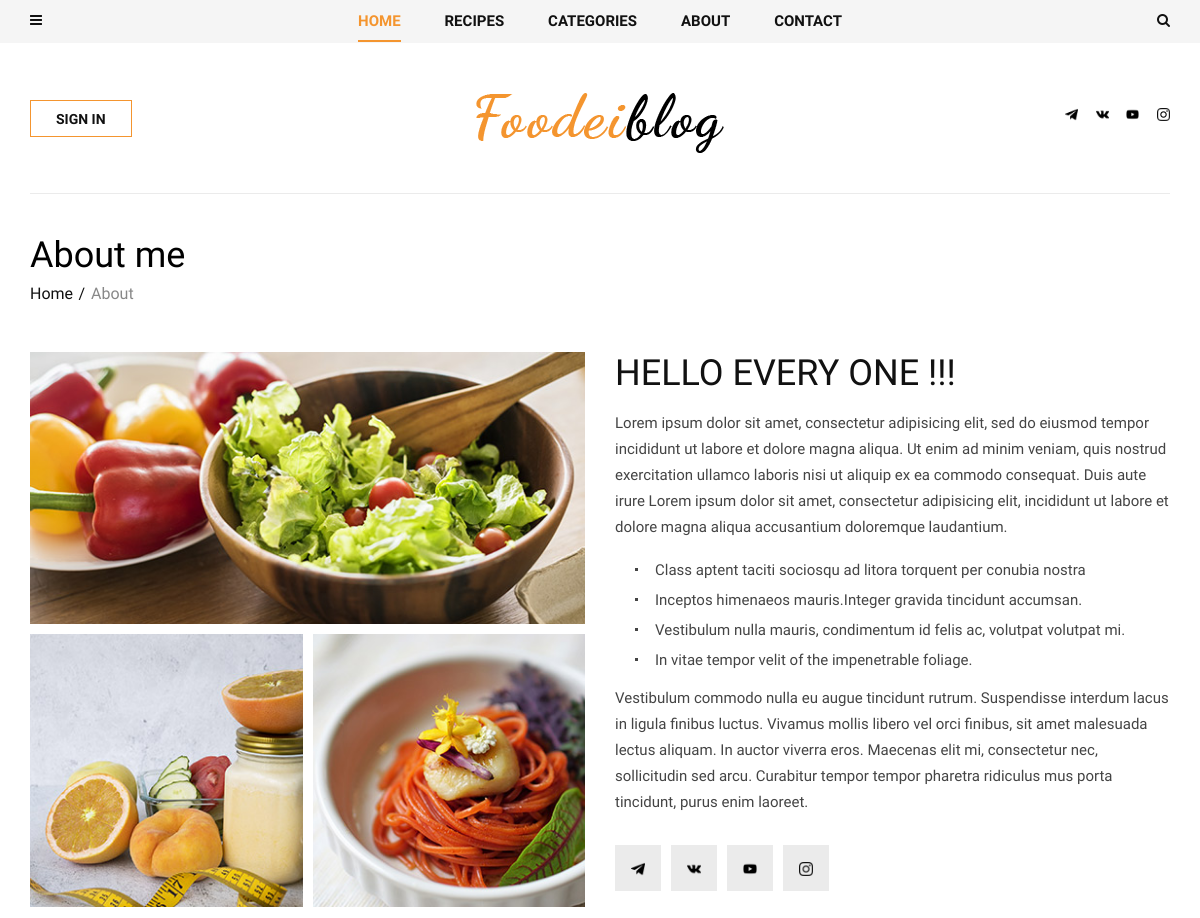
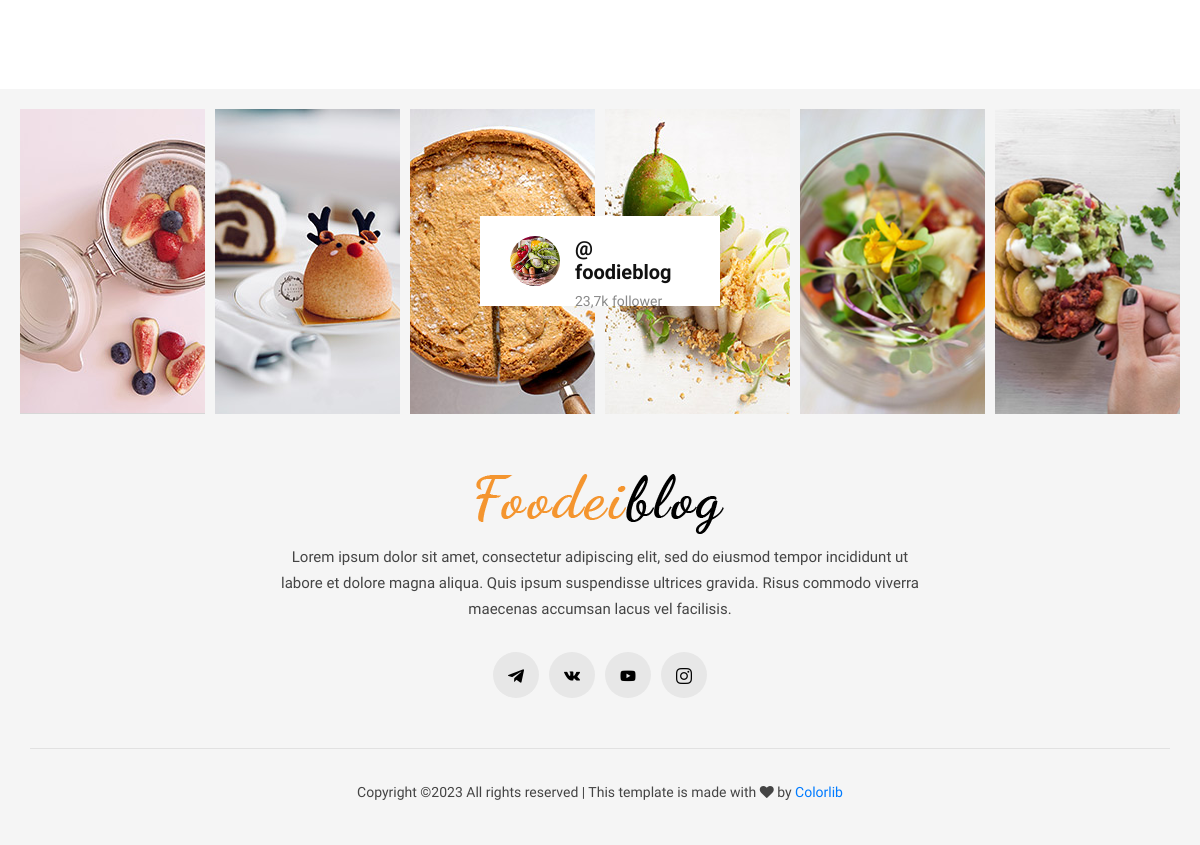
The page /about/ on the database its author committed (2 pictures, top to bottom).
### contact/models.py (models this page shows, shortened)
class Social(models.Model):
    icon = models.FileField(upload_to='icons/')
    link = models.URLField()
    alt = models.CharField(max_length=100, null=True, blank=True)

class About(models.Model):
    name = models.CharField(max_length=50, default='')
    profile_picture = models.ImageField(upload_to='about/author_profile', default='user-default.png')
    title = models.CharField(max_length=200)
    text = RichTextField()
    mini_text = RichTextField()
    max_text = RichTextField(default='')

class ImageAbout(models.Model):
    image = models.ImageField(upload_to='about/')
    page = models.ForeignKey(About, on_delete=models.CASCADE, related_name='about_images')
    alt = models.CharField(max_length=100, null=True, blank=True)

### contact/views.py (the view)
# urls.py: path('about/', views.AboutView.as_view(), name='about') # страница о нас
class AboutView(View):
    def get(self, request):
        about = About.objects.last() # что бы выводилась одна последняя запись
        context = {
            'about': about,
        }
        return render(request, 'contact/about.html', context)

### blog/models.py (called while the page is built)
    def get_absolute_url(self):
        return reverse('post_single', kwargs={'slug': self.category.slug, 'post_slug': self.slug})

### blog/templatetags/menu_tags.py (called while the page is built)
def get_all_categories():
    return Category.objects.annotate(Count('post'))

@register.inclusion_tag('blog/include/tags/top_menu.html')
def get_categories():
    category = get_all_categories()
    return {'list_category': category}

@register.inclusion_tag('blog/include/tags/recipes_tag.html')
def get_last_posts():
    posts = Post.objects.select_related('category').order_by('-id')[:20]
    return {'list_last_post': posts}

### contact/templatetags/social_tags.py (called while the page is built)
@register.simple_tag()
def get_social_links():
    return Social.objects.all()

@register.simple_tag()
def get_about():
    return About.objects.last()

### templates/contact/about.html
{% extends 'base.html' %}
{% load social_tags %}
{% block content %}
<section class="about spad">
    <div class="container">
        <div class="about__text">
            <div class="row">
                <div class="col-lg-12">
                    <div class="breadcrumb__text">
                        <h2>About me</h2>
                        <div class="breadcrumb__option">
                            <a href="#">Home</a>
                            <span>About</span>
                        </div>
                    </div>
                </div>
            </div>
            <div class="row">
                <div class="col-lg-6">
                    <div class="about__pic__item__large">
                        <img src="{{ about.about_images.first.image.url }}" alt="">
                    </div>
                    <div class="about__pic">
                        {% for item in about.about_images.all %}
                        {% if forloop.counter <= 3 and forloop.counter != 1 %}
                        <div class="about__pic__item">
                            {% if item.image %}
                            <img src="{{ item.image.url }}" alt="{{ item.alt }}">
                            {% endif %}
                        </div>
                        {% endif %}
                        {% endfor %}
                    </div>
                </div>
                <div class="col-lg-6">
                    <div class="about__right__text">
                        <h2>{{ about.title }}</h2>
                        {{ about.text|safe }}
                        <div class="about__right__text__social">
                            {% get_social_links as social_link %}
                            {% for item in social_link %}
                            <a href="{{ item.link }}" target="_blank">
                                {% if item.icon %}
                                <img class="social__img" src="{{ item.icon.url }}" alt="">
                                {% endif %}
                            </a>
                            {% endfor %}
                        </div>
                    </div>
                </div>
            </div>
        </div>
    </div>
</section>
{% endblock content %}

### templates/header.html
{% load static social_tags %}
<header class="header">
    <div class="header__top">
        <div class="container">
            <div class="row">
                <div class="col-lg-2 col-md-1 col-6 order-md-1 order-1">
                    <div class="header__humberger">
                        <i class="fa fa-bars humberger__open"></i>
                    </div>
                </div>
                <div class="col-lg-8 col-md-10 order-md-2 order-3">
                    {% include 'blog/include/nav/top_nav.html' %}
                </div>
                <div class="col-lg-2 col-md-1 col-6 order-md-3 order-2">
                    <div class="header__search">
                        <i class="fa fa-search search-switch"></i>
                    </div>
                </div>
            </div>
        </div>
    </div>
    <div class="container">
        <div class="row">
            <div class="col-lg-3 col-md-3">
                <div class="header__btn">
                    <a href="./signin.html" class="primary-btn">SIGN IN</a>
                </div>
            </div>
            <div class="col-lg-6 col-md-6">
                <div class="header__logo">
                    <a href="/"><img src="{% static 'img/logo.png' %}" alt=""></a>
                </div>
            </div>
            <div class="col-lg-3 col-md-3">
                <div class="header__social">
                    {% get_social_links as social_link %}
                        {% for item in social_link %}
                        <a href="{{ item.link }}" target="_blank">
                            {% if item.icon %}
                            <img class="social_header_img" src="{{ item.icon.url }}" alt="">
                            {% endif %}
                        </a>
                        {% endfor %}
                </div>
            </div>
        </div>
    </div>
</header>

### templates/footer.html (shortened to what this page needs)
{% load static social_tags %}
<footer class="footer">
    <div class="container-fluid">
        <div class="footer__instagram">
            <div class="footer__instagram__avatar">
                <div class="footer__instagram__avatar--pic">
                    <img src="{% static 'img/footer/instagram-avatar.jpg' %}" alt="">
                </div>
                <div class="footer__instagram__avatar--text">
                    <h5>@ foodieblog</h5>
                    <span>23,7k follower</span>
                </div>
            </div>
            <div class="row">
                <div class="col-lg-2 col-md-2 col-sm-4 col-6">
                    <div class="footer__instagram__item set-bg" data-setbg="{% static 'img/footer/ip-1.jpg' %}"></div>
                </div>
                <div class="col-lg-2 col-md-2 col-sm-4 col-6">
                    <div class="footer__instagram__item set-bg" data-setbg="{% static 'img/footer/ip-2.jpg' %}"></div>
                </div>
                <div class="col-lg-2 col-md-2 col-sm-4 col-6">
                </div>
                <div class="col-lg-2 col-md-2 col-sm-4 col-6">
                </div>
                <div class="col-lg-2 col-md-2 col-sm-4 col-6">
                    <div class="footer__instagram__item set-bg" data-setbg="{% static 'img/footer/ip-5.jpg' %}"></div>
                </div>
                <div class="col-lg-2 col-md-2 col-sm-4 col-6">
                    <div class="footer__instagram__item set-bg" data-setbg="{% static 'img/footer/ip-6.jpg' %}"></div>
                </div>
            </div>
        </div>
    </div>
    <div class="container">
        <div class="row">
            <div class="col-lg-12">
                <div class="footer__text">
                    <div class="footer__logo">
                        <a href="#"><img src="{% static 'img/logo.png' %}" alt=""></a>
                    </div>
                    <p>Lorem ipsum dolor sit amet, consectetur adipiscing elit, sed do eiusmod tempor incididunt
                        ut<br/> labore et dolore magna aliqua. Quis ipsum suspendisse ultrices gravida. Risus
                        commodo viverra<br/> maecenas accumsan lacus vel facilisis. </p>
                    <div class="footer__social">
                        {% get_social_links as social_link %}
                        {% for item in social_link %}
                        <a href="{{ item.link }}" target="_blank">
                            {% if item.icon %}
                            <img class="social__footer__img" src="{{ item.icon.url }}" alt="">
                            {% endif %}
                        </a>
                        {% endfor %}
                    </div>
                </div>
                <div class="footer__copyright">
                    <p>
                        Copyright &copy;<script>document.write(new Date().getFullYear());</script>
                        All rights reserved | This template is made with <i class="fa fa-heart" aria-hidden="true"></i> by <a href="https://colorlib.com" target="_blank">Colorlib</a>
                        </p>
                </div>
            </div>
        </div>
    </div>
</footer>

### rows shown on the page
Social: icon (picture)
Social: icon (picture)
Social: icon (picture)
Social: icon (picture)
About: about_images.first.image (picture), title "HELLO EVERY ONE !!!", text "Lorem ipsum dolor sit amet, consectetur adipisicing elit, sed do eiusmod tempor incididunt ut labore et dolore magna aliqua. Ut enim ad minim veniam, quis nostrud exercitation ullamco laboris nisi ut aliquip ex ea commodo consequat. Duis aute irure Lorem ipsum dolor sit amet, consectetur adipisicing elit, incididunt ut labore et dolore magna aliqua accusantium doloremque laudantium. Class aptent taciti sociosqu ad litora torquent per conubia nostra Inceptos himenaeos mauris.Integer gravida tincidunt accumsan. Vestibulum nulla mauris, condimentum id felis ac, volutpat volutpat mi. In vitae tempor velit of the impenetrable foliage. Vestibulum commodo nulla eu augue tincidunt rutrum.…"
ImageAbout: image (picture)
ImageAbout: image (picture)
